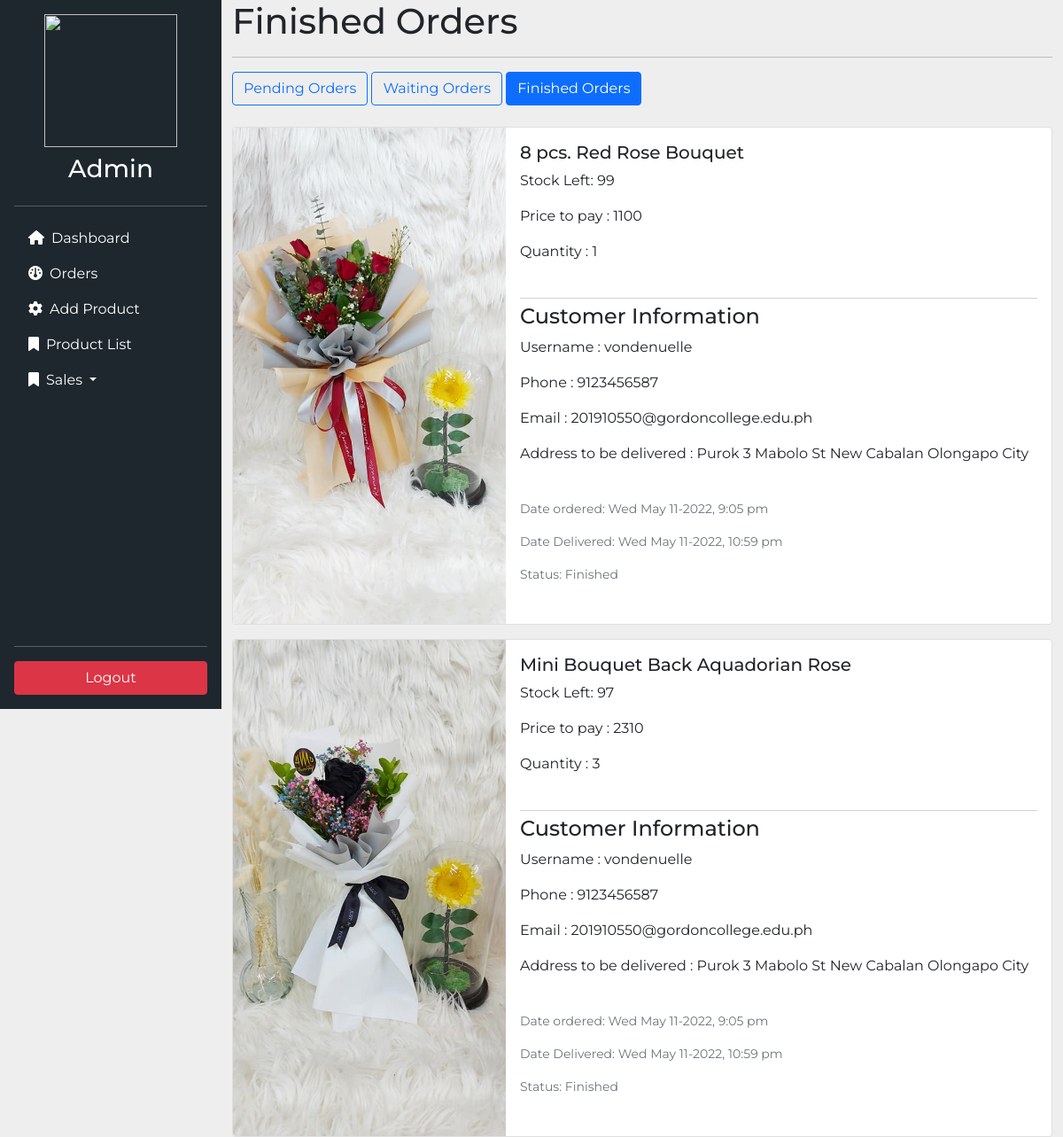
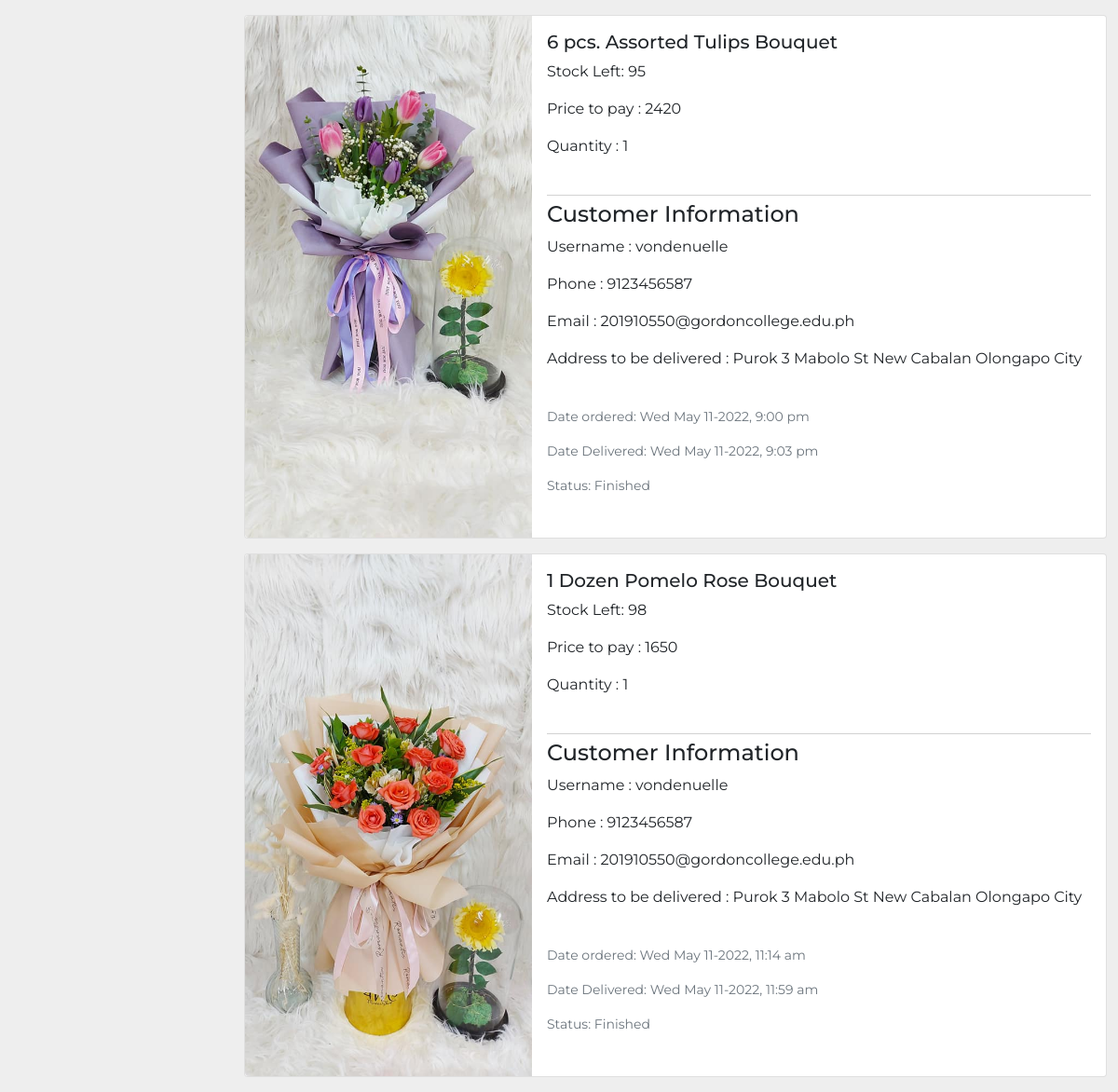
/admin/finished-orders.php (signed in), run on the app's committed database (2 pictures, top to bottom).
### tables this page shows
CREATE TABLE `orders` (
  `id` int(11) NOT NULL,
  `userid` int(11) NOT NULL,
  `itemid` int(11) NOT NULL,
  `address` text NOT NULL,
  `date_added` datetime NOT NULL,
  `status` varchar(255) NOT NULL DEFAULT 'Pending',
  `date_updated` datetime DEFAULT NULL COMMENT 'This changes when admin accepts or client cancels the order\r\n',
  `ETA` varchar(255) DEFAULT NULL,
  `reason` text DEFAULT NULL,
  `quantity` int(11) NOT NULL,
  `total_price` double NOT NULL,
  `date_of_day` date NOT NULL DEFAULT current_timestamp()
);

CREATE TABLE `items` (
  `id` int(11) NOT NULL,
  `name` varchar(255) NOT NULL,
  `description` text NOT NULL,
  `image` text NOT NULL,
  `price` double NOT NULL,
  `stock` int(11) NOT NULL,
  `date_added` datetime NOT NULL
);

CREATE TABLE `users` (
  `id` int(11) NOT NULL,
  `firstname` varchar(255) NOT NULL,
  `middlename` varchar(255) NOT NULL,
  `lastname` varchar(255) NOT NULL,
  `age` int(11) NOT NULL,
  `gender` varchar(255) NOT NULL,
  `phone` bigint(20) NOT NULL,
  `email` varchar(255) NOT NULL,
  `address1` text NOT NULL,
  `address2` text NOT NULL DEFAULT 'None',
  `username` varchar(25) NOT NULL,
  `password` longtext NOT NULL
);

### admin/finished-orders.php (the view, shortened to what this page needs)
<html>
	<head>
		<link href="https://cdn.jsdelivr.net/npm/bootstrap@5.0.2/dist/css/bootstrap.min.css" rel="stylesheet">
		<link rel="stylesheet" href="../css/admin/sidenav.css">
		<link rel="stylesheet" href="https://cdnjs.cloudflare.com/ajax/libs/font-awesome/6.1.0/css/all.min.css"
 />
	</head>
	<body>
	<?php include_once '../php/global/sidenav.php'; ?>
		<div class="container-fluid" style="width: calc(100% - 250px); margin-left: 250px;">
			<div class="row flex-nowrap">
				<div class="col">
					<h1>Finished Orders</h1><hr>
				</div>
			</div>
			<a href="pending-orders" class="btn btn-outline-primary">Pending Orders</a>
			<a href="waiting-orders" class="btn btn-outline-primary">Waiting Orders</a>
			<a href="finished-orders" class="btn btn-primary">Finished Orders</a>
			<br>
			<br>
			<?php
				  require_once '../php/config.php';
				  $sql = 'SELECT
				  i.name as itemname,
				  i.description as description,
				  i.image as image,
				  i.stock as stock,
				  u.username as username,
				  u.phone as phone,
				  u.email as email,
				  o.quantity,
				  o.date_added,
				  o.date_updated,
				  o.status,
				  o.address,
				  o.total_price as price
				  FROM orders o
				  LEFT JOIN items i on o.itemid = i.id
				  LEFT JOIN users u on o.userid = u.id
				  WHERE o.status = "Finished" ORDER BY o.date_added DESC';
				   $stmt = $dbh->prepare($sql);
				   $stmt->execute();
				  $rowcount=$stmt->rowCount();
				  $rows = $stmt->fetchAll(PDO::FETCH_ASSOC);
				  if ($rowcount > 0) {
					  foreach ($rows as $item) {
			?>
				 <div class="card mb-3" style="max-width: 1040px;">
            <div class="row g-0">
                <div class="col-md-4">
                    <img src="../images/flowers/<?php echo htmlspecialchars($item['image'])?>"
                        class="img-fluid rounded-start" alt="...">
                </div>
                <div class="col-md-8">
                    <div class="card-body">
                        <h5 class="card-title"><?php echo htmlspecialchars($item['itemname'])?></h5>
                        <p class="card-text">Stock Left: <?php echo htmlspecialchars($item['stock'])?></p>
                        <p class="card-text">Price to pay : <?php echo htmlspecialchars($item['price'])?></p>
                        <p class="card-text">Quantity : <?php echo htmlspecialchars($item['quantity'])?></p>
						<br>
						<div style="border-top: 1px solid #d2d2d2; padding-top:6px;">
						<h4 >Customer Information</h4>
						</div>
                        <p class="card-text">Username : <?php echo htmlspecialchars($item['username'])?></p>
                        <p class="card-text">Phone : <?php echo htmlspecialchars($item['phone'])?></p>
                        <p class="card-text">Email : <?php echo htmlspecialchars($item['email'])?></p>
                        <p class="card-text">Address to be delivered : <?php echo htmlspecialchars($item['address'])?>
                        </p>
                        <br>
                        <p class="card-text"><small class="text-muted">Date ordered:
                                <?php
                                $date=date_create(htmlspecialchars($item['date_added']));
                                $formattedDate = date_format($date, 'D M j-Y, g:i a');
                                echo $formattedDate;
                            ?>
                            </small>
                        </p>
						<p class="card-text"><small class="text-muted">Date Delivered:
                                <?php
                                $date=date_create(htmlspecialchars($item['date_updated']));
                                $formattedDate = date_format($date, 'D M j-Y, g:i a');
                                echo $formattedDate;
                            ?>
                            </small>
                        </p>
                        <p class="card-text">
                            <small class="text-muted">Status:
                                <?php echo htmlspecialchars($item['status'])?>
                            </small>
                        </p>
                    </div>
                </div>
            </div>
        </div>
			<?php } }  else { ?>
			<h3 class="btn btn-danger" style="width:100% ;">No Orders Yet</h3>
			<?php }  ?>
		</div>
	</body>
</html>

### css/admin/sidenav.css (style rules this page uses)
* { font-family: 'Montserrat', sans-serif; }
body { background-color: #eee }

### data on the page
orders: itemid.image (picture), itemid.name "8 pcs. Red Rose Bouquet", itemid.stock "99", total_price "1100", quantity "1", userid.username "vondenuelle", userid.phone "9123456587", userid.email "201910550@gordoncollege.edu.ph", address "Purok 3 Mabolo St New Cabalan Olongapo City", date_added "Wed May 11-2022, 9:05 pm", date_updated "Wed May 11-2022, 10:59 pm", status "Finished"
orders: itemid.image (picture), itemid.name "Mini Bouquet Back Aquadorian Rose", itemid.stock "97", total_price "2310", quantity "3", userid.username "vondenuelle", userid.phone "9123456587", userid.email "201910550@gordoncollege.edu.ph", address "Purok 3 Mabolo St New Cabalan Olongapo City", date_added "Wed May 11-2022, 9:05 pm", date_updated "Wed May 11-2022, 10:59 pm", status "Finished"
orders: itemid.image (picture), itemid.name "6 pcs. Assorted Tulips Bouquet", itemid.stock "95", total_price "2420", quantity "1", userid.username "vondenuelle", userid.phone "9123456587", userid.email "201910550@gordoncollege.edu.ph", address "Purok 3 Mabolo St New Cabalan Olongapo City", date_added "Wed May 11-2022, 9:00 pm", date_updated "Wed May 11-2022, 9:03 pm", status "Finished"
orders: itemid.image (picture), itemid.name "1 Dozen Pomelo Rose Bouquet", itemid.stock "98", total_price "1650", quantity "1", userid.username "vondenuelle", userid.phone "9123456587", userid.email "201910550@gordoncollege.edu.ph", address "Purok 3 Mabolo St New Cabalan Olongapo City", date_added "Wed May 11-2022, 11:14 am", date_updated "Wed May 11-2022, 11:59 am", status "Finished"
